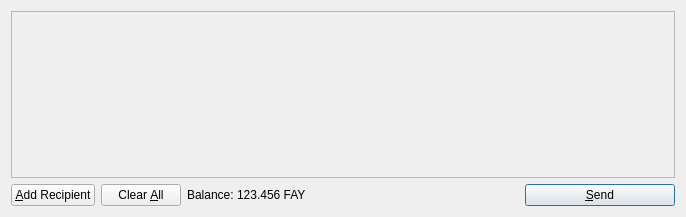
<?xml version="1.0" encoding="UTF-8"?>
<ui version="4.0">
 <class>SendCoinsDialog</class>
 <widget class="QDialog" name="SendCoinsDialog">
  <property name="geometry">
   <rect>
    <x>0</x>
    <y>0</y>
    <width>686</width>
    <height>217</height>
   </rect>
  </property>
  <property name="windowTitle">
   <string>Send Coins</string>
  </property>
  <layout class="QVBoxLayout" name="verticalLayout">
   <item>
    <widget class="QScrollArea" name="scrollArea">
     <property name="widgetResizable">
      <bool>true</bool>
     </property>
     <widget class="QWidget" name="scrollAreaWidgetContents">
      <property name="geometry">
       <rect>
        <x>0</x>
        <y>0</y>
        <width>666</width>
        <height>165</height>
       </rect>
      </property>
      <layout class="QVBoxLayout" name="verticalLayout_2">
       <property name="margin">
        <number>0</number>
       </property>
       <item>
        <layout class="QVBoxLayout" name="entries">
         <property name="spacing">
          <number>6</number>
         </property>
        </layout>
       </item>
       <item>
        <spacer name="verticalSpacer">
         <property name="orientation">
          <enum>Qt::Vertical</enum>
         </property>
         <property name="sizeHint" stdset="0">
          <size>
           <width>20</width>
           <height>40</height>
          </size>
         </property>
        </spacer>
       </item>
      </layout>
     </widget>
    </widget>
   </item>
   <item>
    <layout class="QHBoxLayout" name="horizontalLayout">
     <item>
      <widget class="QPushButton" name="addButton">
       <property name="toolTip">
        <string>Send to multiple recipients at once</string>
       </property>
       <property name="text">
        <string>&amp;Add Recipient</string>
       </property>
       <property name="icon">
        <iconset resource="../bitcoin.qrc">
         <normaloff>:/icons/add</normaloff>:/icons/add</iconset>
       </property>
       <property name="autoDefault">
        <bool>false</bool>
       </property>
      </widget>
     </item>
     <item>
      <widget class="QPushButton" name="clearButton">
       <property name="sizePolicy">
        <sizepolicy hsizetype="Minimum" vsizetype="Fixed">
         <horstretch>0</horstretch>
         <verstretch>0</verstretch>
        </sizepolicy>
       </property>
       <property name="toolTip">
        <string>Remove all transaction fields</string>
       </property>
       <property name="text">
        <string>Clear &amp;All</string>
       </property>
       <property name="icon">
        <iconset resource="../bitcoin.qrc">
         <normaloff>:/icons/remove</normaloff>:/icons/remove</iconset>
       </property>
       <property name="autoRepeatDelay">
        <number>300</number>
       </property>
       <property name="autoDefault">
        <bool>false</bool>
       </property>
      </widget>
     </item>
     <item>
      <layout class="QHBoxLayout" name="horizontalLayout_2">
       <property name="spacing">
        <number>3</number>
       </property>
       <item>
        <widget class="QLabel" name="label">
         <property name="text">
          <string>Balance:</string>
         </property>
        </widget>
       </item>
       <item>
        <widget class="QLabel" name="labelBalance">
         <property name="cursor">
          <cursorShape>IBeamCursor</cursorShape>
         </property>
         <property name="text">
          <string>123.456 FAY</string>
         </property>
         <property name="textInteractionFlags">
          <set>Qt::LinksAccessibleByMouse|Qt::TextSelectableByKeyboard|Qt::TextSelectableByMouse</set>
         </property>
        </widget>
       </item>
      </layout>
     </item>
     <item>
      <spacer name="horizontalSpacer">
       <property name="orientation">
        <enum>Qt::Horizontal</enum>
       </property>
       <property name="sizeHint" stdset="0">
        <size>
         <width>40</width>
         <height>20</height>
        </size>
       </property>
      </spacer>
     </item>
     <item>
      <widget class="QPushButton" name="sendButton">
       <property name="minimumSize">
        <size>
         <width>150</width>
         <height>0</height>
        </size>
       </property>
       <property name="toolTip">
        <string>Confirm the send action</string>
       </property>
       <property name="text">
        <string>&amp;Send</string>
       </property>
       <property name="icon">
        <iconset resource="../bitcoin.qrc">
         <normaloff>:/icons/send</normaloff>:/icons/send</iconset>
       </property>
       <property name="default">
        <bool>true</bool>
       </property>
      </widget>
     </item>
    </layout>
   </item>
  </layout>
 </widget>
 <resources>
  <include location="../bitcoin.qrc"/>
 </resources>
 <connections/>
</ui>
